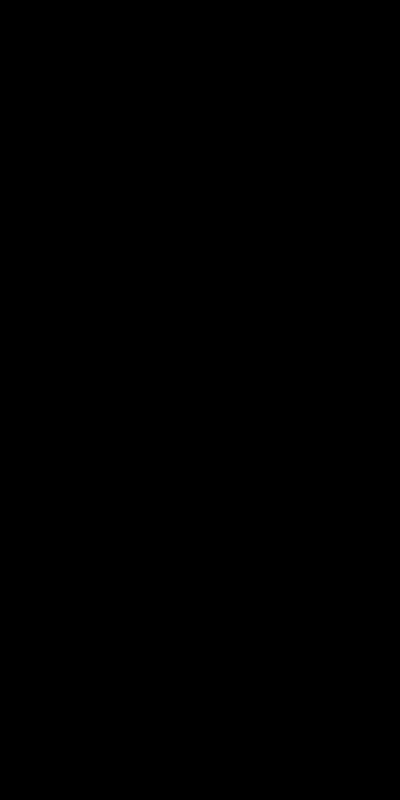
Frame 1 (no input)
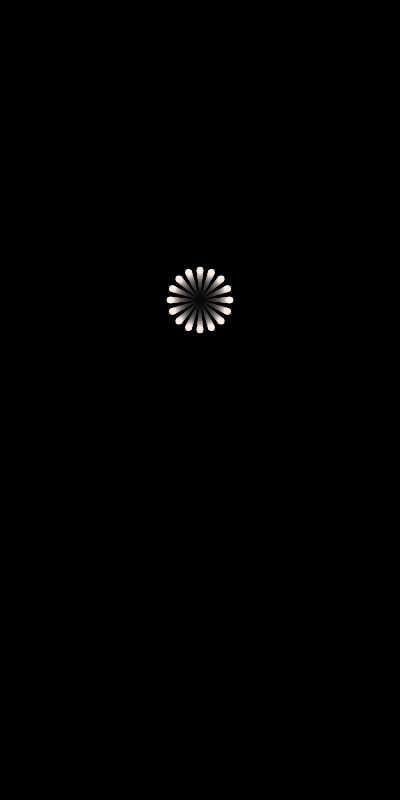
Frame 60 (no input)
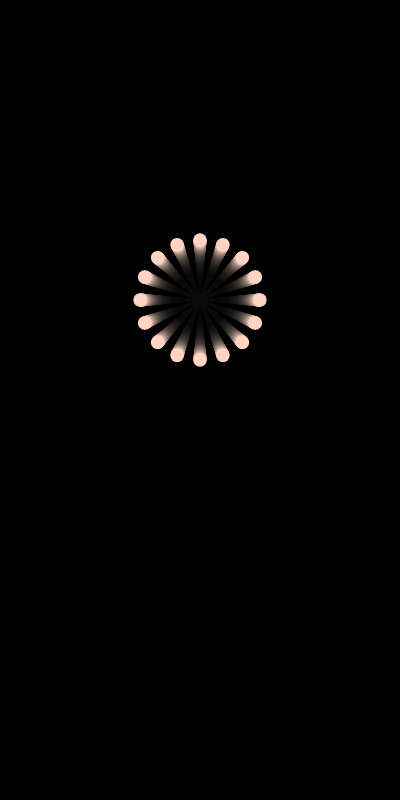
Frame 120 (the mouse pressed at the canvas centre since frame 60)

The p5.js sketch that drew these frames (run headless with seeded random() and noise() and a simulated clock; from frame 60 on, the mouse is pressed at the canvas centre):

// p5.js sketch
// ── sketch.js
// ============================================================
const TITLE = "First Fireworks";
const AUTHOR = "p5js baton project";
// ============================================================

function setup() {
  colorMode(HSB);
  createCanvas(400,800)
  background(160, 90, 0);
  noStroke();
}

t=0

function draw() {
  t++;
  background(160, 90, 0,.05);
  fill(30-t/10,t/5,100)
  for(r=0;r<TAU;r+=PI/8){
    circle(200+cos(r)*t/2,300+sin(r)*t/2,t/9)
  }
}
